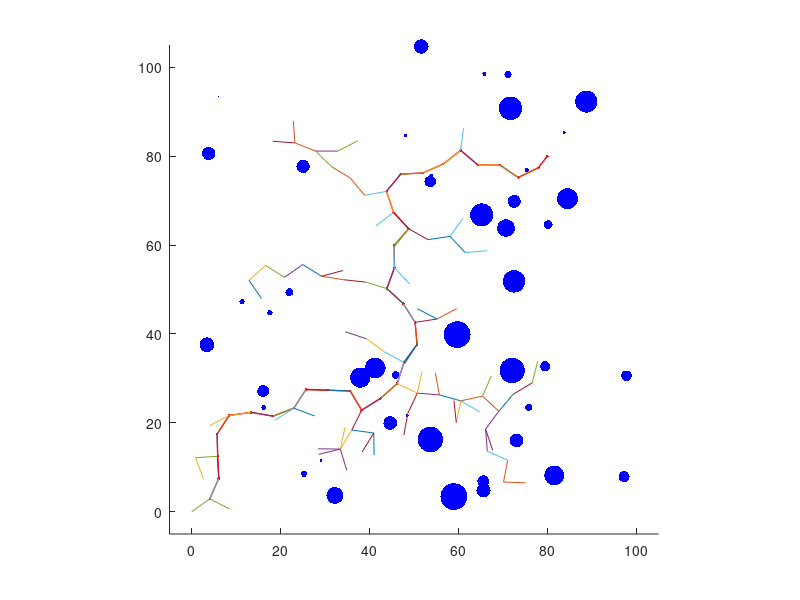

Reproduce this figure in MATLAB.
%% pathRRT

%%  - create a path from a start node to an end node
%%    using the RRT algorithm.
%%  - RRT = Rapidly-exploring Random Tree
%%  
%% Based on code written by Yanjiang Zhao, improved by Lihao WANG

function pathRRT;

% create random world
Size = 100;
NumObstacles = 60;
speedSize=2;
world = createWorld(NumObstacles,[Size; Size],[0;0],speedSize);

% standard length of path segments
segmentLength = 5;

% randomly select start and end nodes
%start_node = generateRandomNode(world);
%end_node   = generateRandomNode(world);

start_node = [0,0,0,0,0];
end_node   = [80,80,0,0,0];

% establish tree starting with the start node
tree = start_node;
nodeDepth=[0];

% check to see if start_node connects directly to end_node
if ( (norm(start_node(1:2)-end_node(1:2))<segmentLength )...
    &(collision(start_node,end_node,world)==0) )
  path = [start_node; end_node];
else
  numPaths = 0;
  while numPaths<1,
      [tree,flag,nodeDepth] = extendTree(tree,end_node,segmentLength,world,nodeDepth);
      numPaths = numPaths + flag;
  end
end

% find path with minimum cost to end_node
path = findMinimumPath(tree,end_node);
pathDepth=nodeDepth(end);
plotWorld(world,path,tree,pathDepth);
tree
nodeDepth


%%%%%%%%%%%%%%%%%%%%%%%%%%%%%%%%%%%%%%%%%%%%%%%%%%%%%%%%%%%%%%%%%%%%%%%%%%
%% createWorld
%%  - create random world with obstacles
%%  the first element is the north coordinate
%%  the second element is the south coordinate
function world = createWorld(NumObstacles, NEcorner, SWcorner, speedSize);

  % check to make sure that the region is nonempty
  if (NEcorner(1) <= SWcorner(1)) | (NEcorner(2) <= SWcorner(2)),
      disp('Not valid corner specifications!')
      world=[];
      
  % create world data structure
  else
    world.NumObstacles = NumObstacles;
    world.NEcorner = NEcorner;
    world.SWcorner = SWcorner;
                          
    % create NumObstacles 
    %maxRadius = min(NEcorner(1)- SWcorner(1), NEcorner(2)-SWcorner(2));
    %maxRadius = 5*maxRadius/NumObstacles/2;
    maxRadius = 3;
    for i=1:NumObstacles,
        % randomly pick radius
        world.radius(i) = maxRadius*rand;
        % randomly pick center of obstacles
        cn = SWcorner(1) + world.radius(i)...
            + (NEcorner(1)-SWcorner(1)-2*world.radius(i))*rand;
        ce = SWcorner(2) + world.radius(i)...
            + (NEcorner(2)-SWcorner(2)-2*world.radius(i))*rand;
        world.cn(i) = cn;
        world.ce(i) = ce;
        speedChoice=[1,0;0.707,0.707;0,1;-0.707,0.707;-1,0;-0.707,-0.707;0,-1;0.707,-0.707];
        if rem(i,2)==0 & rem(i/2,9)~=0,
            world.speed(i,:)=speedChoice(rem(i/2,9),:)*speedSize;
        else 
            world.speed(i,:)=[0,0];
        end
    end
    world.speed
  end
 
%%%%%%%%%%%%%%%%%%%%%%%%%%%%%%%%%%%%%%%%%%%%%%%%%%%%%%%%%%%%%%%%%%%%%%%%%%
%% obstaclesAtStepK
%% calculate the obstacles' positions at step k
function [obstaclesK]=obstaclesAtStepK(world,k);  

obstaclesK=[(world.cn)',(world.ce)']+world.speed*k;

%%%%%%%%%%%%%%%%%%%%%%%%%%%%%%%%%%%%%%%%%%%%%%%%%%%%%%%%%%%%%%%%%%%%%%%%%%
%% generateRandomNode
%%   create a random node (initialize)
function node=generateRandomNode(world);

% randomly pick configuration
pn       = (world.NEcorner(1)-world.SWcorner(1))*rand;
pe       = (world.NEcorner(2)-world.SWcorner(2))*rand;
chi      = 0;
cost     = 0;
node     = [pn, pe, chi, cost, 0];

% check collision with obstacle
while collision(node, node, world),
  pn       = (world.NEcorner(1)-world.SWcorner(1))*rand;
  pe       = (world.NEcorner(2)-world.SWcorner(2))*rand;
  chi      = 0;
  cost     = 0;
  node     = [pn, pe, chi, cost, 0];
end

%%%%%%%%%%%%%%%%%%%%%%%%%%%%%%%%%%%%%%%%%%%%%%%%%%%%%%%%%%%%%%%%%%%%%%%%%%
%% collision
%%   check to see if a node is in collsion with obstacles
function collision_flag = collision(node, parent, world);

collision_flag = 0;

if ((node(1)>world.NEcorner(1))...
    | (node(1)<world.SWcorner(1))...
    | (node(2)>world.NEcorner(2))...
    | (node(2)<world.SWcorner(2)))
  collision_flag = 1;
else
    for sigma = 0:.2:1,
    p = sigma*node(1:2) + (1-sigma)*parent(1:2);
      % check each obstacle
      for i=1:world.NumObstacles,
        if (norm([p(1);p(2)]-[world.cn(i); world.ce(i)])<=1.5*world.radius(i)),
            collision_flag = 1;
            break;
        end
      end
    end
end

%%%%%%%%%%%%%%%%%%%%%%%%%%%%%%%%%%%%%%%%%%%%%%%%%%%%%%%%%%%%%%%%%%%%%%%%%%
%% dynaCollision
%%   check to see if a node is in collsion with one certain moving obstacle
function dynaCollision_flag = dynaCollision (node, parent, world, k, i);  % k is the step number and i is the moving obstacle index
dynaCollision_flag = 0;
Last_Obstacle=obstaclesAtStepK(world,k-1);
Current_Obstacle=obstaclesAtStepK(world,k);
Next_Obstacle=obstaclesAtStepK(world,k+1);
%% calculate the obstacle path start and end point coordinates at step k and k+1 taken obstacle radius into account
O10=Last_Obstacle(i,1:2)-world.speed(i)/2*world.radius(i);
O20=Current_Obstacle(i,1:2)+world.speed(i)/2*world.radius(i);
O30=Current_Obstacle(i,1:2)-world.speed(i)/2*world.radius(i);
O40=Next_Obstacle(i,1:2)+world.speed(i)/2*world.radius(i);
%% calculate the 4 vertex coordinates of the sweeping rectangle at step k and k+1
SpeedNormal=[world.speed(i,2),(-1)*world.speed(i,1)];
O11=O10+SpeedNormal/2*world.radius(i);
O21=O20+SpeedNormal/2*world.radius(i);
O31=O30+SpeedNormal/2*world.radius(i);
O41=O40+SpeedNormal/2*world.radius(i);
O12=O10-SpeedNormal/2*world.radius(i);
O22=O20-SpeedNormal/2*world.radius(i);
O32=O30-SpeedNormal/2*world.radius(i);
O42=O40-SpeedNormal/2*world.radius(i);
StartPoint1=[O11;O12;O22;O21];
EndPoint1=[O12;O22;O21;O11];
StartPoint2=[O31;O32;O42;O41];
EndPoint2=[O32;O42;O41;O31];
%% check the collision between the parent to node path and the sweeping rectangle at step k
for j=1:4,
    if ((max(parent(1),node(1))>min(StartPoint1(j,1),EndPoint1(j,1)))...
        &(min(parent(1),node(1))<max(StartPoint1(j,1),EndPoint1(j,1)))),    % in case that the parent to node path and each rectangle edge the has commun part in x axis
        if world.speed(i,1)==0,                                             % in case of rectangle edge O12-O22 and O21-O11 vertical to x axis
            if (j==2 | j==4),                                               
                Common=StartPoint1(j,1);
                yPath=returnY(parent, node, Common);
                y1Edge=StartPoint1(j,2);
                y2Edge=EndPoint1(j,2);
                if (yPath-y1Edge)*(yPath-y2Edge)<=0;
                    dynaCollision_flag=1;
                    return
                end
            end
            
        elseif world.speed(i,2)==0,                                         % in case of rectangle edge O11-O12 and O21-O22 vertical to x axis
            if (j==1 | j==3),                                               
                Common=StartPoint1(j,1);
                yPath=returnY(parent, node, Common);
                y1Edge=StartPoint1(j,2);
                y2Edge=EndPoint1(j,2);
                if (yPath-y1Edge)*(yPath-y2Edge)<=0;
                    dynaCollision_flag=1;
                    return
                end
            end
            
        else
            CommonMin=min([parent(1), node(1), StartPoint1(j,1), EndPoint1(j,1)]);  % lower bound of the x common part
            CommonMax=max([parent(1), node(1), StartPoint1(j,1), EndPoint1(j,1)]);  % upper bound of the x common part
            y1Path=returnY(parent, node, CommonMin);
            y2Path=returnY(parent, node, CommonMax);
            y1Edge=returnY(StartPoint1(j,:),EndPoint1(j,:), CommonMin);
            y2Edge=returnY(StartPoint1(j,:),EndPoint1(j,:), CommonMax);
            if (y1Path-y1Edge)*(y2Path-y2Edge)<=0;
            dynaCollision_flag=1;
            return
            end
        end
    end
end      
    
%% check the collision between the node point and the sweeping rectangle at step k+1
cosTheta=world.speed(i,1)/norm(world.speed(i,:));                                 % rotate the coordinate system by angle Theta, Theta is the angle of the speed vector
sinTheta=world.speed(i,2)/norm(world.speed(i,:));
NewO31(1)=O31(1)*cosTheta+O31(2)*sinTheta;                                        % calculate the new coordinate of each points in new coordinate system
NewO31(2)=O31(2)*cosTheta-O31(2)*sinTheta;
NewO41(1)=O41(1)*cosTheta+O41(2)*sinTheta;
NewO41(2)=O41(2)*cosTheta-O41(2)*sinTheta;
NewO32(1)=O32(1)*cosTheta+O32(2)*sinTheta;
NewO32(2)=O32(2)*cosTheta-O32(2)*sinTheta;
NewO42(1)=O42(1)*cosTheta+O42(2)*sinTheta;
NewO42(2)=O42(2)*cosTheta-O42(2)*sinTheta;
NewNode(1)=node(1)*cosTheta+node(2)*sinTheta;
NewNode(2)=node(2)*cosTheta-node(2)*sinTheta;
if (NewNode(1)>NewO31(1) & NewNode(1)<NewO41(1) & NewNode(2)>NewO31(2) & NewNode(2)<NewO32(2) )  % check if NewNode falls into obstacle sweeping rectangle at k+1
    dynaCollision_flag=1;
end
    
    

%%%%%%%%%%%%%%%%%%%%%%%%%%%%%%%%%%%%%%%%%%%%%%%%%%%%%%%%%%%%%%%%%%%%%%%%%%
%% returnY
%% given 2 endpoints a(x1,y1) and b(x2,y2) of a segment, return the y value at another point x on the segment
function y = returnY (a, b, x);
if a(1)==b(1),   % check if the segment is in parallel with y axis
    disp('Not valid segment')
else
    y=a(2)+(b(2)-a(2))/(b(1)-a(1))*(x-a(1));
end

%%%%%%%%%%%%%%%%%%%%%%%%%%%%%%%%%%%%%%%%%%%%%%%%%%%%%%%%%%%%%%%%%%%%%%%%%%
%% canEndConnectToTree
%%   check to see if the end node can connect to the tree
function flag = canEndConnectToTree(tree,end_node,minDist,world);
  flag = 0;
  % check only last node added to tree since others have been checked
  if ( (norm(tree(end,1:2)-end_node(1:2))<minDist)...
     & (collision(tree(end,1:2), end_node(1:2), world)==0) ),
    flag = 1;
  end

%%%%%%%%%%%%%%%%%%%%%%%%%%%%%%%%%%%%%%%%%%%%%%%%%%%%%%%%%%%%%%%%%%%%%%%%%%
%% extendTree
%%   extend tree by randomly selecting point and growing tree toward that
%%   point
function [new_tree,flag,new_nodeDepth] = extendTree(tree,end_node,segmentLength,world,nodeDepth); %nodeDepth is the step number for each node for dynamic collicision check

  flag1 = 1;
  while flag1==1,
    flag1=0;   % initialize flag1 to 1, flag1==0 means that collision check is passed, flag1==1 means that collision exists
    % select a random point
    randomPoint = [...
        (world.NEcorner(1)-world.SWcorner(1))*rand,...
        (world.NEcorner(2)-world.SWcorner(2))*rand];
    % find leaf on node that is closest to randomPoint
    tmp = tree(:,1:2)-ones(size(tree,1),1)*randomPoint; % times ones is to make sure the same dimention, because tree maybe has n rows
    [dist,idx] = min(sum(tmp.^2,2)); %diag在这里是取矩阵对角线元素输出列向量，tmp和其转置相乘对角线正好是两坐标相减的平方和，即为距离的平方，看离哪个点最近并指示出其位置idx
    cost     = tree(idx,4) + segmentLength;%离哪个已知点近就加在哪个点上...
    new_point = (randomPoint-tree(idx,1:2));
    new_point = tree(idx,1:2)+new_point/norm(new_point)*segmentLength;
    new_node = [new_point, 0, cost, idx];%离哪个已知点近就加在哪个点上，并记录路线idx
    % collision check for both static and moving obstacles
    obstaclesLastStep=obstaclesAtStepK(world,nodeDepth(idx));
    obstaclesNowStep=obstaclesAtStepK(world,nodeDepth(idx)+1);
    i=1;
    while (i<=world.NumObstacles) & (flag1==0),
        if ( norm (obstaclesLastStep(i,:)-tree(idx,1:2))<10 | norm (obstaclesNowStep(i,:)-tree(idx,1:2))<10 ),   %%analyze only the obstacles at a distance less than 10 from the parent node
            if rem(i,2)==0 & rem(i/2,9)~=0,  % collision check for moving obstacles
                flag1 = dynaCollision (new_point, tree(idx,1:2), world, nodeDepth(idx), i);
                if flag1==1,
                    break;
                end
            else   % collision check for static obstacles
                for sigma = 0:.1:1,                
                    p = sigma*new_point + (1-sigma)*tree(idx,1:2);
                       if (norm([p(1);p(2)]-[world.cn(i); world.ce(i)])<=1.5*world.radius(i)),
                           flag1=1; 
                           break;
                       end
                end
            end 
        end
    i=i+1;    
    end
    
    
    if flag1==0,   % if collision check is passed, add the new_node to the tree
        new_tree = [tree; new_node];
        new_nodeDepth=[nodeDepth; nodeDepth(idx)+1];
    end
  end
 
  % check to see if new node connects directly to end_node
  if ( (norm(new_node(1:2)-end_node(1:2))<segmentLength )...
      &(collision(new_node,end_node,world)==0) )
    flag = 1;
    new_tree(end,3)=1;  % mark node as connecting to end.
  else
    flag = 0;
  end
  
%%%%%%%%%%%%%%%%%%%%%%%%%%%%%%%%%%%%%%%%%%%%%%%%%%%%%%%%%%%%%%%%%%%%%%%%%%
%% findMinimumPath
%%   find the lowest cost path to the end node
function path = findMinimumPath(tree,end_node);
    
    % find nodes that connect to end_node
    connectingNodes = [];
    for i=1:size(tree,1),
        if tree(i,3)==1,
            connectingNodes = [connectingNodes; tree(i,:)];
        end
    end

    % find minimum cost last node
    [tmp,idx] = min(connectingNodes(:,4));
    
    % construct lowest cost path
    path = [connectingNodes(idx,:); end_node];
    parent_node = connectingNodes(idx,5);
    while parent_node>1,
        path = [tree(parent_node,:); path];
        parent_node = tree(parent_node,5); 
    end
    
%%%%%%%%%%%%%%%%%%%%%%%%%%%%%%%%%%%%%%%%%%%%%%%%%%%%%%%%%%%%%%%%%%%%%%%%%%
%% plotWorld
%%   plot obstacles and path
function plotWorld(world,path,tree,pathDepth)
  % the first element is the north coordinate
  % the second element is the south coordinate

  N = 10;
  th = 0:2*pi/N:2*pi;
  figure(1), clf
  hold on
  axis equal;
  axis([-5,105,-5,105]);
  X=[];
  Y=[];
  Xpath = path(:,1);
  Ypath = path(:,2);
  p1=plot(X,Y,'k');
  P2=plot(Xpath(1),Ypath(1),'r','linewidth',3);
  

  
  pObstacles=[];
  for i=1:world.NumObstacles,
      pObstacles(i)=plot(world.cn(i),world.ce(i),'color','b','marker','.','markersize',20*world.radius(i));
  end
  
  pPath=plot(Xpath(1),Ypath(1),'r','linewidth',1);
  
  for j=0:pathDepth
      
    for i=1:world.NumObstacles,
         %X = world.radius(i)*cos(th) + world.cn(i)+j*world.speed(i,1);
         %Y = world.radius(i)*sin(th) + world.ce(i)+j*world.speed(i,2);
         %plot(X,Y,'k');
         X=world.cn(i)+j*world.speed(i,1);
         Y=world.ce(i)+j*world.speed(i,2);
         set(pObstacles(i),'xdata',X,'ydata',Y);
    end
    
    Xpath = path(1:j+1,1);
    Ypath = path(1:j+1,2);
    set(pPath,'xdata',Xpath,'ydata',Ypath);

    %set(p1,'xdata',X,'ydata',Y);
    %set(p2,'xdata',[Xpath(j+1),Xpath(j+2)],'ydata',[Ypath(j+1),Ypath(j+2)]);
    %plot([Xpath(j+1),Xpath(j+2)],[Ypath(j+1),Ypath(j+2)],'r','linewidth',3);
    pause(0.3);
    drawnow

  end
  
   
  for i=2:size(tree,1);
      plot([tree(tree(i,5),1), tree(i,1)], [tree(tree(i,5),2), tree(i,2)])
  end
  

  
  
